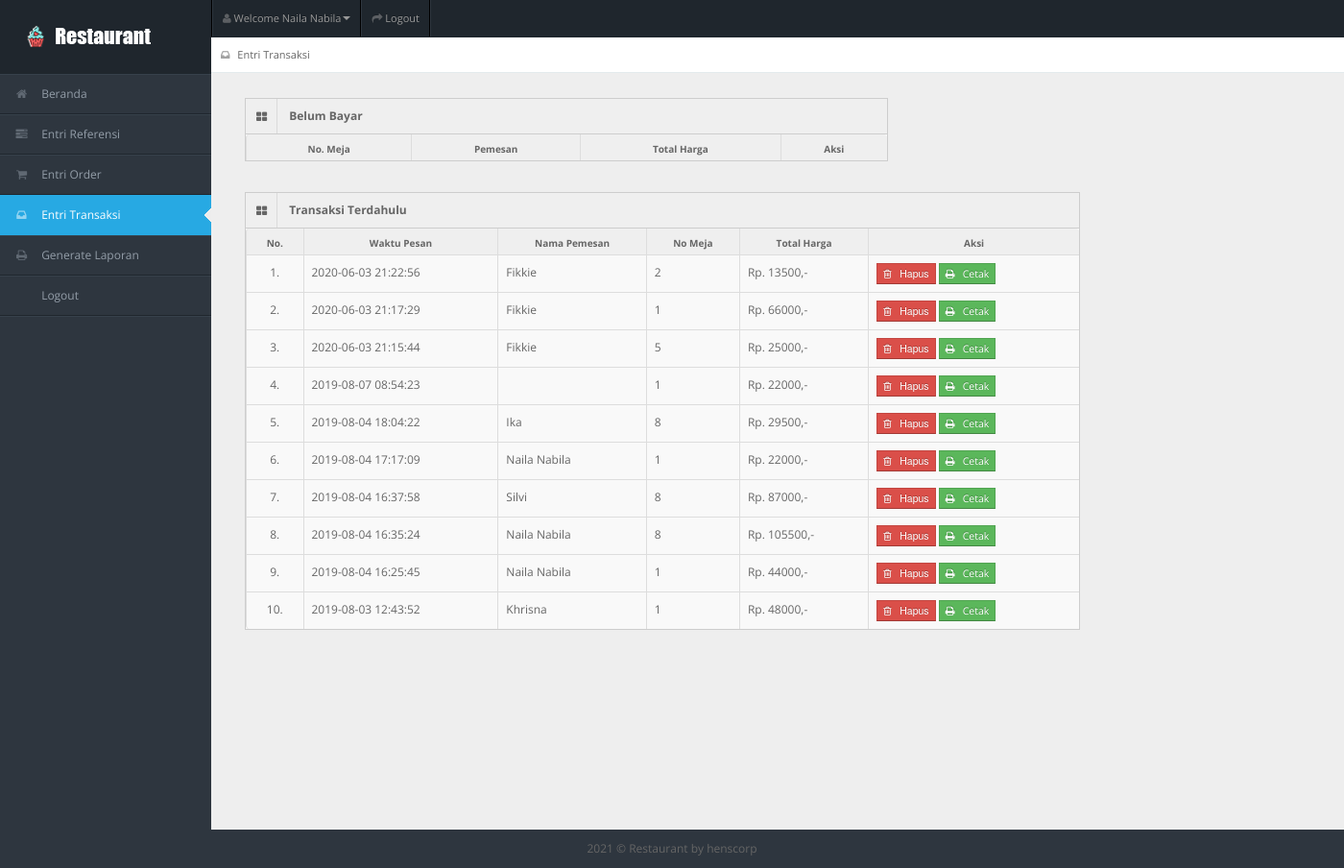
The page /entri_transaksi.php (signed in) on the database its author committed.
### tables this page shows
CREATE TABLE `tb_user` (
  `id_user` int(11) NOT NULL,
  `username` varchar(150) NOT NULL,
  `password` varchar(150) NOT NULL,
  `nama_user` varchar(150) NOT NULL,
  `id_level` int(11) NOT NULL,
  `status` varchar(150) NOT NULL
);

CREATE TABLE `tb_order` (
  `id_order` int(11) NOT NULL,
  `id_admin` int(11) DEFAULT NULL,
  `id_pengunjung` int(11) NOT NULL,
  `waktu_pesan` datetime NOT NULL,
  `no_meja` int(11) NOT NULL,
  `total_harga` varchar(150) NOT NULL,
  `uang_bayar` varchar(150) DEFAULT NULL,
  `uang_kembali` varchar(150) DEFAULT NULL,
  `status_order` varchar(150) NOT NULL
);

### entri_transaksi.php (the view, shortened to what this page needs)
<!DOCTYPE html>
<?php
include "connection/koneksi.php";
$id = $_SESSION['id_user'];
if(isset ($_SESSION['username'])){
  $query = "select * from tb_user natural join tb_level where id_user = $id";
  mysqli_query($conn, $query);
  $sql = mysqli_query($conn, $query);
  while($r = mysqli_fetch_array($sql)){
?>
<html lang="en">
<head>
<link rel="stylesheet" href="template/dashboard/css/bootstrap.min.css" />
<link rel="stylesheet" href="template/dashboard/css/bootstrap-responsive.min.css" />
<link rel="stylesheet" href="template/dashboard/css/fullcalendar.css" />
<link rel="stylesheet" href="template/dashboard/css/matrix-style.css" />
<link rel="stylesheet" href="template/dashboard/css/matrix-media.css" />
<link href="template/dashboard/font-awesome/css/font-awesome.css" rel="stylesheet" />
<link rel="stylesheet" href="template/dashboard/css/jquery.gritter.css" />
</head>
<body>
<div id="header">
  <h1><a href="entri_transaksi.php">Entri Transaksi</a></h1>
</div>
<div id="user-nav" class="navbar navbar-inverse">
  <ul class="nav">
    <li  class="dropdown" id="profile-messages" ><a title="" href="#" data-toggle="dropdown" data-target="#profile-messages" class="dropdown-toggle"><i class="icon icon-user"></i>  <span class="text">Welcome <?php echo $r['nama_user'];?></span><b class="caret"></b></a>
    </li>
    <li class=""><a title="" href="logout.php"><i class="icon icon-share-alt"></i> <span class="text">Logout</span></a></li>
  </ul>
</div>
<div id="sidebar"><a href="entri_referensi.php" class="visible-phone"><i class="icon icon-inbox"></i> <span>Entri Transaksi</span></a>
  <ul>
    <?php
    if($r['id_level'] == 1){
  ?>
    <li> <a href="beranda.php"><i class="icon icon-home"></i> <span>Beranda</span></a> </li>
    <li> <a href="entri_referensi.php"><i class="icon icon-tasks"></i> <span>Entri Referensi</span></a> </li>
    <li> <a href="entri_order.php"><i class="icon icon-shopping-cart"></i> <span>Entri Order</span></a> </li>
    <li class="active"> <a href="entri_transaksi.php"><i class="icon icon-inbox"></i> <span>Entri Transaksi</span></a> </li>
    <li> <a href="generate_laporan.php"><i class="icon icon-print"></i> <span>Generate Laporan</span></a> </li>
    <li> <a href="logout.php"><i class="icon icon-sign-out"></i> <span>Logout</span></a> </li>
  <?php
    } else if($r['id_level'] == 2){
  ?>
    <li> <a href="beranda.php"><i class="icon icon-home"></i> <span>Beranda</span></a> </li>
    <li> <a href="entri_order.php"><i class="icon icon-shopping-cart"></i> <span>Entri Order</span></a> </li>
    <li> <a href="generate_laporan.php"><i class="icon icon-print"></i> <span>Generate Laporan</span></a> </li>
    <li> <a href="logout.php"><i class="icon icon-sign-out"></i> <span>Logout</span></a> </li>
  <?php
    } else if($r['id_level'] == 3){
  ?>
    <li><a href="beranda.php"><i class="icon icon-home"></i> <span>Beranda</span></a> </li>
    <li class="active"> <a href="entri_transaksi.php"><i class="icon icon-inbox"></i> <span>Entri Transaksi</span></a> </li>
    <li> <a href="generate_laporan.php"><i class="icon icon-print"></i> <span>Generate Laporan</span></a> </li>
    <li> <a href="logout.php"><i class="icon icon-sign-out"></i> <span>Logout</span></a> </li>
  <?php
    } else if($r['id_level'] == 4){
  ?>
    <li class="active"><a href="beranda.php"><i class="icon icon-home"></i> <span>Beranda</span></a> </li>
    <li> <a href="generate_laporan.php"><i class="icon icon-print"></i> <span>Generate Laporan</span></a> </li>
    <li> <a href="logout.php"><i class="icon icon-sign-out"></i> <span>Logout</span></a> </li>
  <?php
    } else if($r['id_level'] == 5){
  ?>
    <li> <a href="beranda.php"><i class="icon icon-home"></i> <span>Beranda</span></a> </li>
    <li> <a href="entri_order.php"><i class="icon icon-shopping-cart"></i> <span>Entri Order</span></a> </li>
    <li> <a href="logout.php"><i class="icon icon-sign-out"></i> <span>Logout</span></a> </li>
  <?php
    }
  ?>
  </ul>
</div>
<div id="content">
  <div id="content-header">
    <div id="breadcrumb"> <a href="entri_transaksi.php" title="Go to here" class="tip-bottom"><i class="icon icon-inbox"></i> Entri Transaksi</a></div>
  </div>
  <div class="container">
    <div class="row-fluid">
    <?php
      if($r['id_level'] == 1 || $r['id_level'] == 3){
    ?>
      <div class="span7">
        <div class="widget-box">
          <div class="widget-title bg_lg"><span class="icon"><i class="icon-th-large"></i></span>
            <h5>Belum Bayar</h5>
          </div>
          <div class="widget-content nopadding" >
            <table class="table table-bordered table-invoice-full">
              <thead>
                <tr>
                  <th class="head0">No. Meja</th>
                  <th class="head1">Pemesan</th>
                  <th class="head0 right">Total Harga</th>
                  <th class="head0 right">Aksi</th>
                </tr>
              </thead>
            </table>
          </div>
        </div>
      </div>
      <div class="span9">
        <div class="widget-box">
          <div class="widget-title bg_lg"><span class="icon"><i class="icon-th-large"></i></span>
            <h5>Transaksi Terdahulu</h5>
          </div>
          <div class="widget-content nopadding" >
            <table class="table table-bordered table-invoice-full">
              <thead>
                <tr>
                  <th class="head0">No.</th>
                  <th class="head0">Waktu Pesan</th>
                  <th class="head1">Nama Pemesan</th>
                  <th class="head0">No Meja</th>
                  <th class="head0 right">Total Harga</th>
                  <th class="head0 right">Aksi</th>
                </tr>
              </thead>
              <tbody>
                <?php
                  $nomor = 1;
                  $query_sudah_order = "select * from tb_order left join tb_user on tb_order.id_pengunjung = tb_user.id_user where status_order = 'sudah bayar' order by id_order desc";
                  $sql_sudah_order = mysqli_query($conn, $query_sudah_order);
                  while($r_sudah_order = mysqli_fetch_array($sql_sudah_order)){
                ?>
                <tr>
                  <td><center><?php echo $nomor++; ?>. </center></td>
                  <td><?php echo $r_sudah_order['waktu_pesan'];?></td>
                  <td><?php echo $r_sudah_order['nama_user'];?></td>
                  <td><?php echo $r_sudah_order['no_meja'];?></td>
                  <td>Rp. <?php echo $r_sudah_order['total_harga'];?>,-</td>
                  <td>
                    <form action="" method="post">
                      <button type="submit" value="<?php echo $r_sudah_order['id_order'];?>" name="hapus_transaksi" class="btn btn-mini btn-danger">
                        <i class='icon icon-trash'></i>
                        &nbsp; Hapus
                      </button>
                      <a target='_blank' href="cetak_transaksi.php?konten=<?php echo $r_sudah_order['id_order'];?>" class="btn btn-mini btn-success">
                        <i class='icon icon-print'></i>
                        &nbsp; Cetak
                      </a>
                    </form>
                  </td>
                </tr>
                <?php
                  }
                ?>
              </tbody>
            </table>
          </div>
        </div>
      </div>
      <?php
        }
      ?>
    </div>
  </div>
</div>
<div class="row-fluid">
  <div id="footer" class="span12"> <?php echo date('Y'); ?> &copy; Restaurant <a href="#">by henscorp</a> </div>
</div>
</body>
</html>
<?php
  }
} else {
  header('location: logout.php');
}
?>

### template/dashboard/css/matrix-style.css (style rules this page uses)
* { outline:none !important; -moz-outline: none !important; }
html, body { height:100% }
body { overflow-x: hidden; margin-top: -10px; font-family: 'Open Sans', sans-serif; font-size:12px; color:#666; }
a { color:#666; }
select, textarea, input[type="text"], input[type="password"], input[type="datetime"], input[type="datetime-local"], input[type="date"], input[type="month"], input[type="time"], input[type="week"], input[type="number"], input[type="email"], input[type="url"], input[type="search"], input[type="tel"], input[type="color"], .uneditable-input, .label, .dropdown-menu, .btn, .well, .progress, .table-bordered, .btn-group > .btn:first-child, .btn-group > .btn:last-child, .btn-group > .btn:last-child, .btn-group > .dropdown-toggle, .alert { border-radius:0px; }
.btn, textarea, input[type="text"], input[type="password"], input[type="datetime"], input[type="datetime-local"], input[type="date"], input[type="month"], input[type="time"], input[type="week"], input[type="number"], input[type="email"], input[type="url"], input[type="search"], input[type="tel"], input[type="color"], .uneditable-input { box-shadow:none; }
.progress, .progress-success .bar, .progress .bar-success, .progress-warning .bar, .progress .bar-warning, .progress-danger .bar, .progress .bar-danger, .progress-info .bar, .progress .bar-info, .btn, .btn-primary { background-image:none; }
#footer { padding:10px; text-align:center; }
.bg_lg { background:#28b779; }
#header { height: 77px; position: relative; width: 100%; z-index: -9; }
#header h1 { background: url("../img/logo.png") no-repeat scroll 0 0 transparent; height: 31px; left: 20px; line-height: 600px; overflow: hidden; position: relative; top: 26px; width: 191px; }
#header h1 a { display: block; }
#user-nav { position: absolute; left: 220px; top:0px; z-index: 20; margin: 0; }
#user-nav > ul { margin: 0; padding: 0; list-style: none; border-right: 1px solid #2e363f;border-left: 1px solid #000; }
#user-nav > ul > li { float: left; list-style-type: none; margin: 0; position: relative; padding: 0; border-left: 1px solid #2e363f; border-right: 1px solid #000; }
#user-nav > ul > li > a { padding:9px 10px; display: block; font-size: 11px; }
#user-nav > ul > li > a > i, #sidebar li a i { opacity: .5; margin-top: 2px; }
#sidebar { display: block; float: left; position: relative; width: 220px; z-index: 16; }
#sidebar > ul { list-style: none; margin: 0px 0 0; padding: 0; position: absolute; width: 220px; }
#sidebar > ul > li { display: block; position: relative; }
#sidebar > ul > li > a { padding: 10px 0 10px 15px; display: block; color: #939da8; }
#sidebar > ul > li > a > i { margin-right: 10px; }
#sidebar > ul > li.active > a { background: url("../img/menu-active.png") no-repeat scroll right center transparent !important; text-decoration:none; }
#content { background: none repeat scroll 0 0 #eeeeee; margin-left: 220px; margin-right: 0; padding-bottom: 25px; position: relative; min-height:100%; width: auto; }
#content-header { position: abslute; width: 100%; margin-top: -38px; z-index: 20; }
#breadcrumb { background-color: #fff; border-bottom: 1px solid #e3ebed; }
#breadcrumb a { padding: 8px 20px 8px 10px; display: inline-block; background-image: url('../img/breadcrumb.png'); background-position: center right; background-repeat: no-repeat; font-size: 11px; color: #666666; }
#breadcrumb a:last-child { background-image:none; }
#breadcrumb a i { margin-right: 5px; opacity: .6; }
.stat-boxes .peity_bar_good, .stat-boxes .peity_line_good, { color: #459D1C; }
.widget-box { background: none repeat scroll 0 0 #F9F9F9; border-left: 1px solid #CDCDCD; border-top: 1px solid #CDCDCD; border-right: 1px solid #CDCDCD; clear: both; margin-top: 16px; margin-bottom: 16px; position: relative; }
.widget-title, .modal-header, .table th, div.dataTables_wrapper .ui-widget-header { background:#efefef; border-bottom: 1px solid #CDCDCD; height: 36px; }
.widget-title span.icon { padding: 9px 10px 7px 11px; float: left; border-right:1px solid #dadada; }
.widget-title h5 { color: #666; float: left; font-size: 12px; font-weight: bold; padding: 12px; line-height: 12px; margin: 0; }
.widget-content { padding:15px; border-bottom: 1px solid #cdcdcd; }
.table th { height: auto; font-size: 10px; padding: 5px 10px 2px; border-bottom: 0; text-align: center; color: #666666; }
.nopadding { padding: 0 !important; }
.nopadding .table { margin-bottom: 0; }
.nopadding .table-bordered { border: 0; }
form { margin-bottom: 0; }

### rows shown on the page
tb_user: nama_user "Naila Nabila"
tb_order: waktu_pesan "2020-06-03 21:22:56", tb_user.nama_user "Fikkie", no_meja "2", total_harga "13500", $r_sudah_order['id_order'] 24 (drawn)
tb_order: waktu_pesan "2020-06-03 21:17:29", tb_user.nama_user "Fikkie", no_meja "1", total_harga "66000", $r_sudah_order['id_order'] 23 (drawn)
tb_order: waktu_pesan "2020-06-03 21:15:44", tb_user.nama_user "Fikkie", no_meja "5", total_harga "25000", $r_sudah_order['id_order'] 22 (drawn)
tb_order: waktu_pesan "2019-08-07 08:54:23", no_meja "1", total_harga "22000", $r_sudah_order['id_order'] 21 (drawn)
tb_order: waktu_pesan "2019-08-04 18:04:22", tb_user.nama_user "Ika", no_meja "8", total_harga "29500", $r_sudah_order['id_order'] 20 (drawn)
tb_order: waktu_pesan "2019-08-04 17:17:09", tb_user.nama_user "Naila Nabila", no_meja "1", total_harga "22000", $r_sudah_order['id_order'] 19 (drawn)
tb_order: waktu_pesan "2019-08-04 16:37:58", tb_user.nama_user "Silvi", no_meja "8", total_harga "87000", $r_sudah_order['id_order'] 18 (drawn)
tb_order: waktu_pesan "2019-08-04 16:35:24", tb_user.nama_user "Naila Nabila", no_meja "8", total_harga "105500", $r_sudah_order['id_order'] 16 (drawn)
tb_order: waktu_pesan "2019-08-04 16:25:45", tb_user.nama_user "Naila Nabila", no_meja "1", total_harga "44000", $r_sudah_order['id_order'] 15 (drawn)
tb_order: waktu_pesan "2019-08-03 12:43:52", tb_user.nama_user "Khrisna", no_meja "1", total_harga "48000", $r_sudah_order['id_order'] 14 (drawn)
